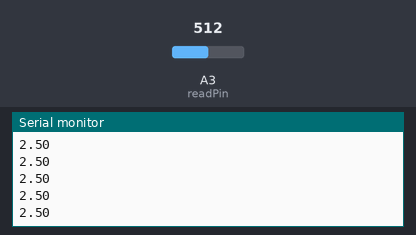
Bench run of a sketch on a simulated Arduino Uno, built with avr-gcc and run on an emulated ATmega328P. Shown: the last lines printed to the serial monitor. Inputs (shaded band) come from the test bench; at power-on: A3 (readPin) = 512.

Above: at 1.2 s.
1.3 s: A3 (readPin) set to 716
At 1.56 s:
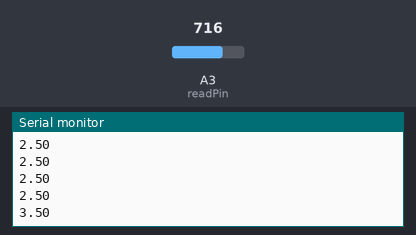
2.8 s: A3 (readPin) set to 900
At 2.96 s:
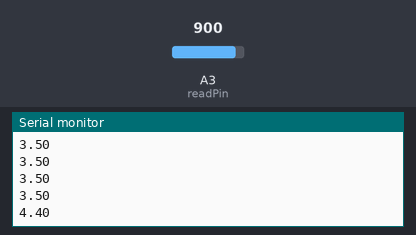
Timing chart, 0 to 5.8 s (numbered marks = the images above; inputs shaded):
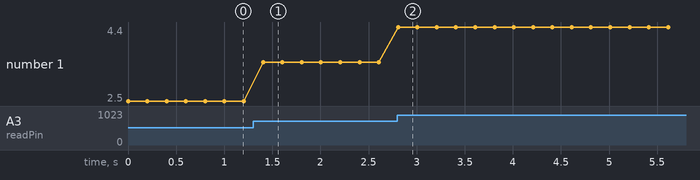

Measured:
- after the input at 1.3 s, the serial monitor: prints a new line after 0.10 s (image 1)
- after the input at 2.8 s, the serial monitor: prints a new line at once (image 2)
- plotted number 1: 2.5 → 3.5 after the input at 1.3 s, 3.5 → 4.4 after the input at 2.8 s

The sketch:

analog_read.ino
```cpp
int readPin = A3;
int voltage = 0;
float actualVoltage = 0;
int delayTime = 200;


void setup() {
  // put your setup code here, to run once:
  pinMode(readPin, INPUT);
  Serial.begin(9600);
}

void loop() {
  // put your main code here, to run repeatedly:
  voltage = analogRead(readPin);
  // analogRead gives number between 0 to 1023 corresponding to voltage which is in range 0 to 5 volts
  actualVoltage = (5./1023.)*voltage;
  Serial.println(actualVoltage);
  delay(delayTime);
}
```
